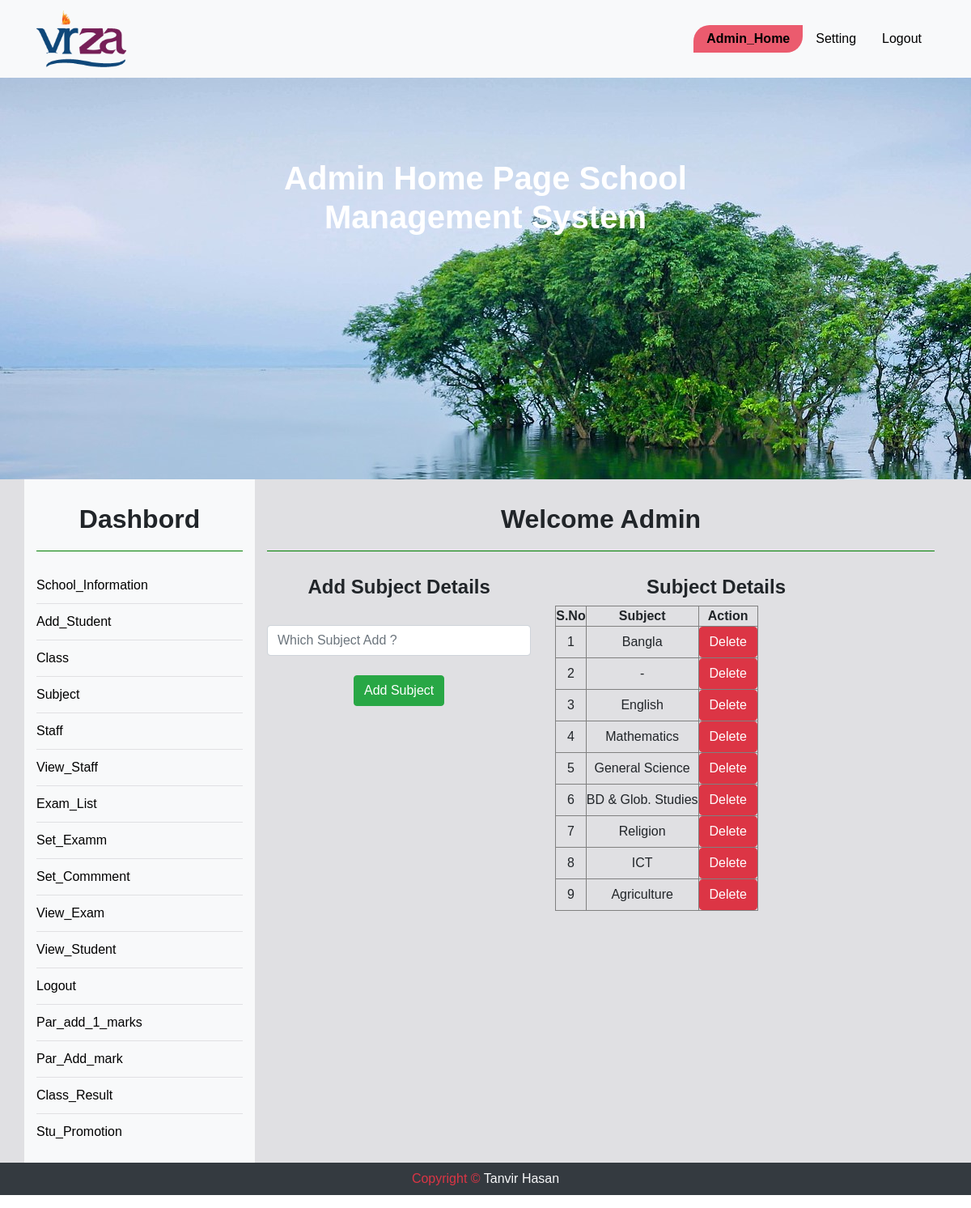
Page /add_sub.php on the committed database.
### tables this page shows
CREATE TABLE `sub` (
  `SID` int(11) NOT NULL,
  `SNAME` varchar(150) NOT NULL
);

### add_sub.php (the view, shortened to what this page needs)
<?php include "admin_header.php"; ?>
<div class="container_full d_back" style ='margin-top: 0px;'>
	<div class="container text-center">
		<div class="row" id="vir">
	<?php include "sidebar.php"; ?>
			<div class="col-md-9">
				<h2>Welcome Admin</h2>
				<div class="row">
					<div class="col-5 fix">
						<h4><b>Add Subject Details</b></h4>
						 <?php
							require_once('database.php');
						 ?>
						<form method="post" action="<?php echo $_SERVER['PHP_SELF'];?>">
							<br>
							<input type="text" name="sname" placeholder="Which Subject Add ?" required class="input form-control"> <br>
							<button type="submit" class="btn btn-success" name="submit">Add Subject</button>
						</form>
					</div>
					<div class="col-6 text-center">
						<h4><b>Subject Details</b></h4>
						<table border="1px">
							<tr>
								<th>S.No</th>
								<th>Subject</th>
								<th> Action </th>
							</tr>
							<?php
								$s="select * from sub";
								$res=$db->query($s);
								if($res->num_rows>0){
									$i=0;
									while($r=$res->fetch_assoc()){
										$i++;
										echo "
										<tr>
											<td>{$i}</td>
											<td>{$r["SNAME"]}</td>
											<td><a href='sub_delete.php?id={$r["SID"]}' class='btn btn-danger'>Delete</a></td>
										</tr>
										";
									}
								}else{
									echo "No Record Found";
								}
							 ?>
						</table>
					</div>
				</div>
			</div>
		</div>
	</div>
</div>
<?php include "footer.php"; ?>

### style.css (style rules this page uses)
* { margin:0;padding:0; }
body { font-family: 'Source Sans Pro', sans-serif; -webkit-transition: all 0.5s ease; transition: all 0.5s ease; font-family:sans-serif; text-align: center; position: relative; }
a { text-decoration:none; }
.fix { overflow:hidden; }
.container_full { width:100%; }
.container { display:block; }
#vir h2 { font-weight: bold; padding-bottom:20px; margin:30px auto; border-bottom: 1px solid green; }
.d_back { background:#e0e0e3; }

### rows in the picture
sub: SNAME "Bangla"
sub: SNAME "-"
sub: SNAME "English"
sub: SNAME "Mathematics"
sub: SNAME "General Science"
sub: SNAME "BD & Glob. Studies"
sub: SNAME "Religion"
sub: SNAME "ICT"
sub: SNAME "Agriculture"
